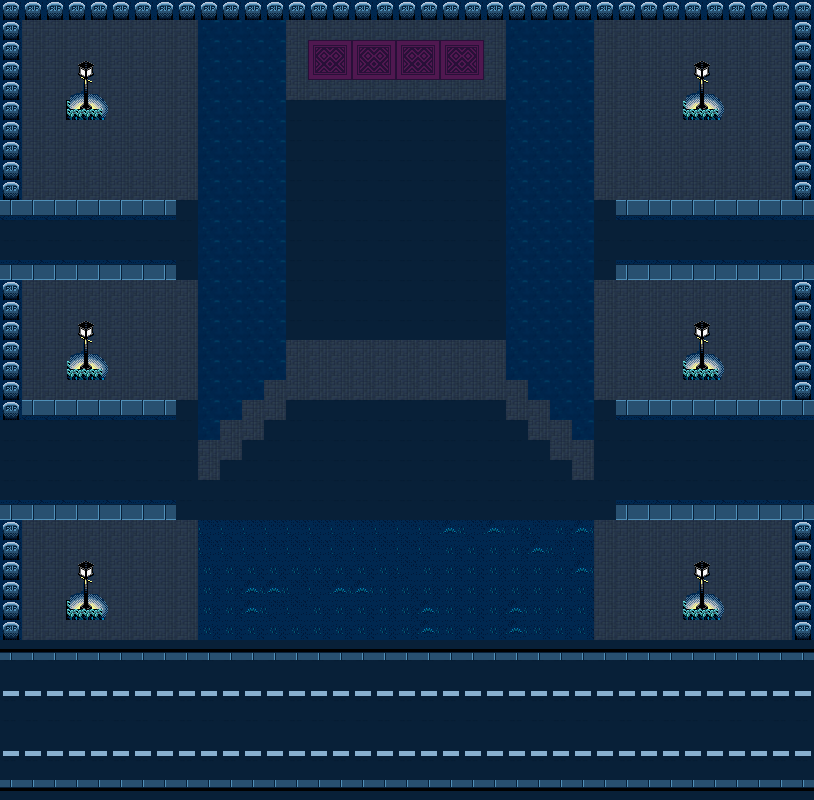

This is a level from a 2D game, rendered from its Tiled map with the project's own tilesets. A one-line summary and the map file follow, with tile-layer data summarised:
An orthogonal 37x40 tile map with 22x20 px tiles, 3 tile layers (floor, block_walls, second_flor).

<map version="1.10" tiledversion="1.11.0" orientation="orthogonal" renderorder="right-down" width="37" height="40" tilewidth="22" tileheight="20" infinite="0" nextlayerid="4" nextobjectid="1">
 <tileset firstgid="1" source="elements/elementos_escena.tsx" />
 <layer id="1" name="floor" width="37" height="40">
  <data>[1480 cells, 1115 non-empty, 13 distinct tile ids]</data>
 </layer>
 <layer id="3" name="block_walls" width="37" height="40">
  <data>[1480 cells, 92 non-empty, 3 distinct tile ids]</data>
 </layer>
 <layer id="2" name="second_flor" width="37" height="40">
  <data>[1480 cells, 359 non-empty, 11 distinct tile ids]</data>
 </layer>
</map>